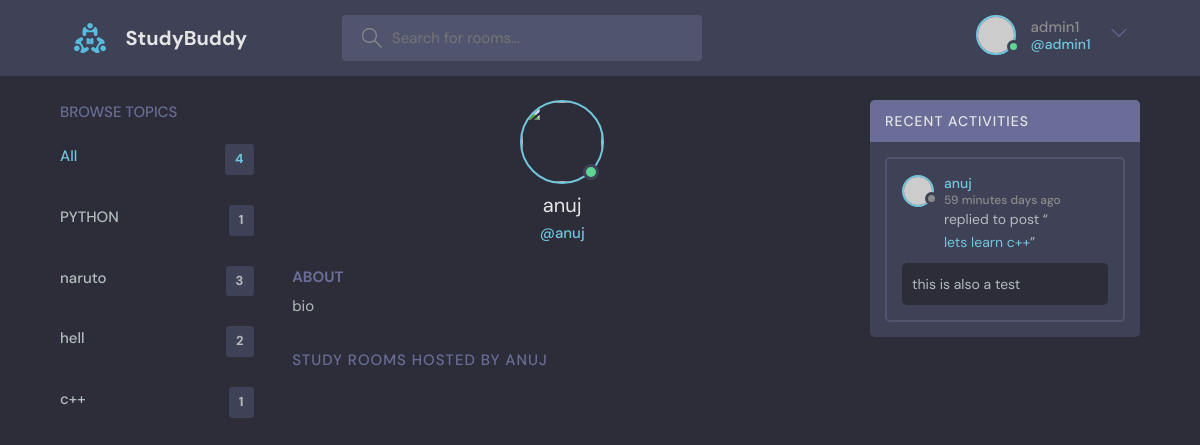
Page /profile/6/ (signed in) on the committed database.
### base/models.py (models this page shows, shortened)
class Topic(models.Model):
    name = models.CharField(max_length=200)

class Message(models.Model):
    user = models.ForeignKey(User, on_delete=models.CASCADE)
    room = models.ForeignKey(Room, on_delete=models.CASCADE) #SET_NULL to save the messages of the room\
    body = models.TextField()
    updated = models.DateTimeField(auto_now=True)
    created = models.DateTimeField(auto_now_add=True)
    profile_pic = models.ImageField(blank=True , null=True)
    class Meta:
        ordering = ['-updated', '-created']

class Room(models.Model):
    host = models.ForeignKey(User, on_delete = models.SET_NULL, null=True )
    topic = models.ForeignKey(Topic, on_delete=models.SET_NULL ,null=True)#IF WE BRING TOPIC DOWN WRAP TOPIC IN A STRING "TOPIC"
    name = models.CharField(max_length=200)
    description = models.TextField(null = True , blank=True)
    participants = models.ManyToManyField(User , related_name="participants" , blank = True)
    updated = models.DateTimeField(auto_now=True)
    created = models.DateTimeField(auto_now_add=True)
    class Meta:
        ordering = ['-created', '-updated']
    def __str__(self):
        return self.name

### base/views.py (the view)
# urls.py: path('profile/<str:pk>/', views.userProfile , name='profile'),
def userProfile(request , pk):
    user = User.objects.get(id = pk)
    form = UserForm(instance=user)
    rooms = user.room_set.all()
    room_messages = user.message_set.all()
    topics = Topic.objects.all()
    context = {"user" : user , "rooms" : rooms , 'room_messages' : room_messages , 'topics': topics , 'form' : form}
    return render(request,'base/profile.html' , context)

### base/froms.py
class UserForm(ModelForm):
    class Meta:
        model = Message
        fields = ['user', 'profile_pic']

### base/templates/base/profile.html (shortened to what this page needs)
{% extends 'main.html' %}
{% block content %}
  <main class="profile-page layout layout--3">
    <div class="container">
      {% include 'base/topics_component.html'%}
      <div class="roomList">
        <div class="profile">
          <div class="profile__avatar">
            <div class="avatar avatar--large active">
              <img src="{{request.user.profile_pic.url}}" >
            </div>
          </div>
          <div class="profile__info">
            <h3>{{user.username}}</h3>
            <p>@{{user.username}}</p>
          </div>
          <div class="profile__about">
            <h3>About</h3>
            <p>
              bio
            </p>
          </div>
        </div>
        <div class="roomList__header">
          <div>
            <h2>Study Rooms Hosted by {{user.username}}</a>
            </h2>
          </div>
        </div>
      </div>
      {% include 'base/activity_component.html' %}
    </div>
  </main>
{% endblock %}

### templates/navbar.html (shortened to what this page needs)
{% load static %}
<header class="header header--loggedIn">
    <div class="container">
      <a href="{% url 'home' %}" class="header__logo">
        <img src="{% static 'images/logo.svg'%}" />
        <h1>StudyBuddy</h1>
      </a>
      <form class="header__search" method="GET" action="{% url 'home' %}">
        <label>
          <input name = "q" placeholder="Search for rooms..." />
        </label>
      </form>
      <nav class="header__menu">
        {% if request.user.is_authenticated %}
        <div class="header__user">
          <a href="{% url 'profile' user.id %}">
            <div class="avatar avatar--medium active">
              <img src="https://randomuser.me/api/portraits/men/37.jpg" />
            </div>
            <p>{{request.user.username}}<span>@{{request.user.username}}</span></p>
          </a>
          <button class="dropdown-button">
            <svg version="1.1" xmlns="http://www.w3.org/2000/svg" width="32" height="32" viewBox="0 0 32 32">
              <title>chevron-down</title>
              <path d="M16 21l-13-13h-3l16 16 16-16h-3l-13 13z"></path>
            </svg>
          </button>
        </div>
        {% endif %}
      </nav>
    </div>
  </header>

### base/templates/base/topics_component.html (shortened to what this page needs)
<div class="topics">
    <div class="topics__header">
      <h2>Browse Topics</h2>
    </div>
    <ul class="topics__list">
      <li>
        <a href="{% url 'home' %}" class="active">All <span>{{topics.count}}</span></a>
      </li>
      {% for topic in topics %}
      <li>
        <a href="{% url 'home' %}?q={{topic.name}}">{{topic.name}}<span>{{topic.room_set.all.count}}</span></a>
      </li>
      {% endfor %}
    </ul>
  </div>

### base/templates/base/activity_component.html (shortened to what this page needs)
<div class="activities">
    <div class="activities__header">
      <h2>Recent Activities</h2>
    </div>
    {% for message in room_messages %}
    <div class="activities__box">
      <div class="activities__boxHeader roomListRoom__header">
        <a href="{% url 'profile' message.user.id%}" class="roomListRoom__author">
          <div class="avatar avatar--small">
            <img src="https://randomuser.me/api/portraits/women/11.jpg" />
          </div>
          <p>
            {{message.user.username}}
            <span>{{message.created | timesince}} days ago</span>
          </p>
        </a>
      </div>
      <div class="activities__boxContent">
        <p>replied to post “<a href="{% url 'room' message.room.id %}">{{message.room}}</a>”</p>
        <div class="activities__boxRoomContent">
          {{message.body}}
        </div>
      </div>
    </div>
    {% endfor %}
  </div>

### rows in the picture
Topic: name "PYTHON", room_set.all.count "1"
Topic: name "naruto", room_set.all.count "3"
Topic: name "hell", room_set.all.count "2"
Topic: name "c++", room_set.all.count "1"
Message: user.username "anuj", created "59 minutes", room "lets learn c++", body "this is also a test"

### other values in the picture
{{ request.user.username }} "admin1"
{{ topics.count }} "4"
{{ user.username }} "anuj"
{{ user.username }} "ANUJ"
